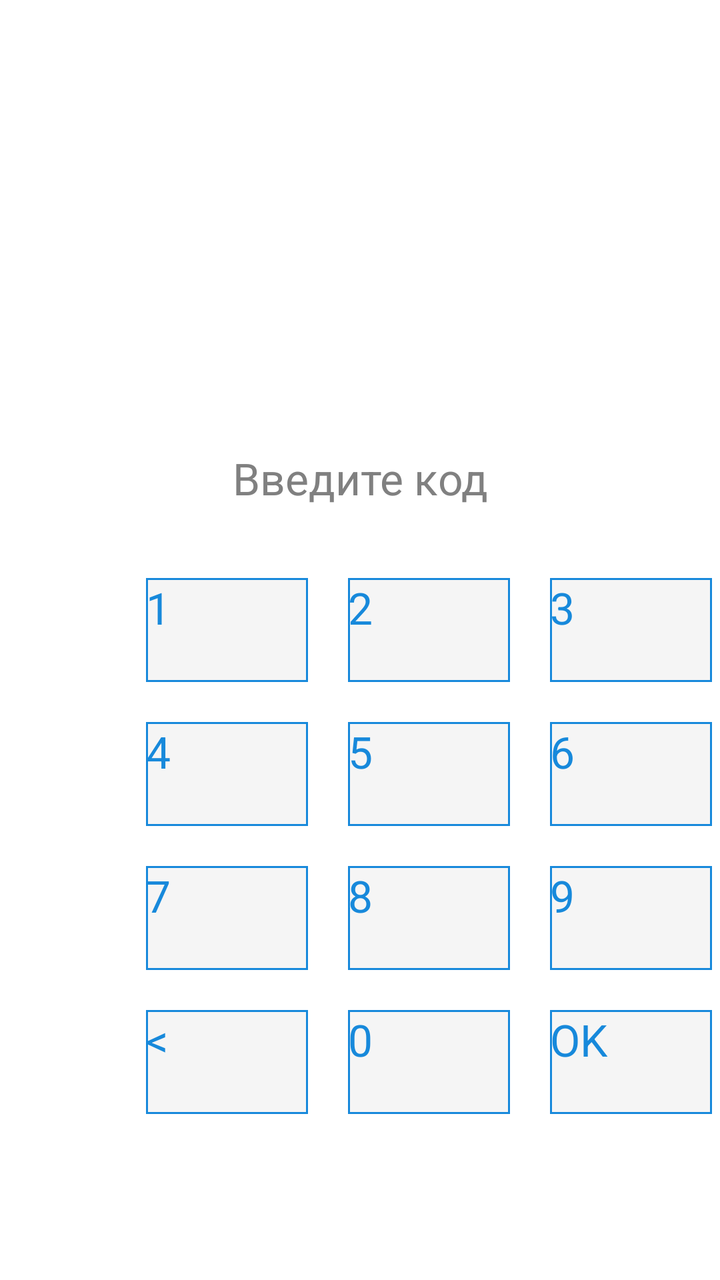
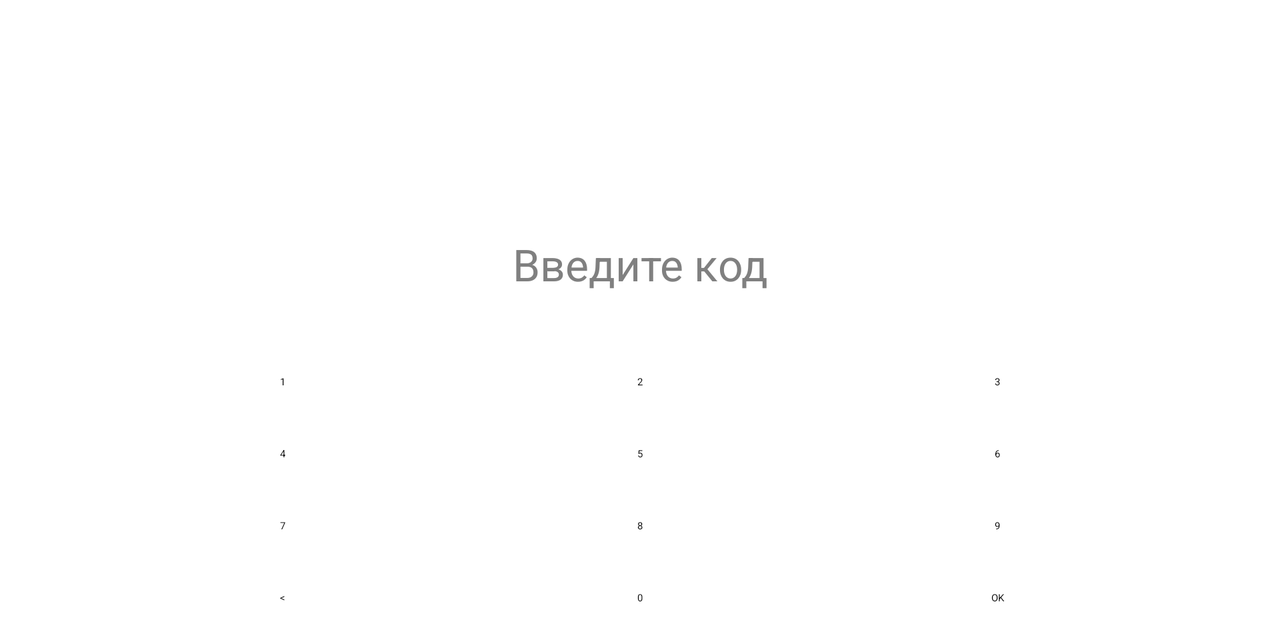

An Android layout and its configuration variant, each rendered on a device that would load it. The default file and the variant file are quoted in full after the pictures.
<!-- AndroidManifest.xml: application theme Theme.Task105 -->
<!-- res/layout/activity_main.xml -->
<?xml version="1.0" encoding="utf-8"?>
<androidx.constraintlayout.widget.ConstraintLayout xmlns:android="http://schemas.android.com/apk/res/android"
    xmlns:app="http://schemas.android.com/apk/res-auto"
    xmlns:tools="http://schemas.android.com/tools"
    android:layout_width="match_parent"
    android:layout_height="match_parent"
    tools:context=".MainActivity">

    <TextView
        android:id="@+id/edit_code_tv"
        android:layout_width="317dp"
        android:layout_height="40dp"
        android:layout_marginStart="47dp"
        android:layout_marginTop="219dp"
        android:layout_marginEnd="47dp"
        android:gravity="center_horizontal|center_vertical"
        android:lineSpacingExtra="9sp"
        android:text="@string/enter_code"
        android:textAppearance="@style/enter_style"
        app:layout_constraintEnd_toEndOf="parent"
        app:layout_constraintStart_toStartOf="parent"
        app:layout_constraintTop_toTopOf="parent" />

    <TextView
        android:id="@+id/pin_code"
        android:layout_width="317dp"
        android:layout_height="40dp"
        android:layout_marginStart="47dp"
        android:layout_marginTop="219dp"
        android:layout_marginEnd="47dp"
        android:gravity="center_horizontal|center_vertical"
        android:lineSpacingExtra="9sp"
        android:maxLength="4"
        android:textAppearance="@style/enter_style"
        app:layout_constraintEnd_toEndOf="parent"
        app:layout_constraintStart_toStartOf="parent"
        app:layout_constraintTop_toTopOf="parent" />

    <Button
        android:id="@+id/btn_1"
        style="@style/button_rectangle_style"
        android:layout_marginStart="73dp"
        android:layout_marginTop="289dp"
        android:background="@drawable/click_selector"
        android:text="@string/text_1"
        android:textColor="@drawable/button_text_color"
        app:layout_constraintStart_toStartOf="parent"
        app:layout_constraintTop_toTopOf="parent" />

    <Button
        android:id="@+id/btn_2"
        style="@style/button_rectangle_style"
        android:layout_alignParentTop="true"
        android:layout_marginStart="174dp"
        android:layout_marginTop="289dp"
        android:background="@drawable/click_selector"
        android:text="@string/text_2"
        android:textColor="@drawable/button_text_color"
        app:layout_constraintStart_toStartOf="parent"
        app:layout_constraintTop_toTopOf="parent" />

    <Button
        android:id="@+id/btn_3"
        style="@style/button_rectangle_style"
        android:layout_marginStart="275dp"
        android:layout_marginTop="289dp"
        android:background="@drawable/click_selector"
        android:text="@string/text_3"
        android:textColor="@drawable/button_text_color"
        app:layout_constraintStart_toStartOf="parent"
        app:layout_constraintTop_toTopOf="parent" />

    <Button
        android:id="@+id/btn_4"
        style="@style/button_rectangle_style"
        android:layout_marginStart="73dp"
        android:layout_marginTop="361dp"
        android:background="@drawable/click_selector"
        android:text="@string/text_4"
        android:textColor="@drawable/button_text_color"
        app:layout_constraintStart_toStartOf="parent"
        app:layout_constraintTop_toTopOf="parent" />

    <Button
        android:id="@+id/btn_5"
        style="@style/button_rectangle_style"
        android:layout_marginStart="174dp"
        android:layout_marginTop="361dp"
        android:background="@drawable/click_selector"
        android:text="@string/text_5"
        android:textColor="@drawable/button_text_color"
        app:layout_constraintStart_toStartOf="parent"
        app:layout_constraintTop_toTopOf="parent" />

    <Button
        android:id="@+id/btn_6"
        style="@style/button_rectangle_style"
        android:layout_marginStart="275dp"
        android:layout_marginTop="361dp"
        android:background="@drawable/click_selector"
        android:text="@string/text_6"
        android:textColor="@drawable/button_text_color"
        app:layout_constraintStart_toStartOf="parent"
        app:layout_constraintTop_toTopOf="parent" />

    <Button
        android:id="@+id/btn_7"
        style="@style/button_rectangle_style"
        android:layout_marginStart="73dp"
        android:layout_marginTop="433dp"
        android:background="@drawable/click_selector"
        android:text="@string/text_7"
        android:textColor="@drawable/button_text_color"
        app:layout_constraintStart_toStartOf="parent"
        app:layout_constraintTop_toTopOf="parent" />

    <Button
        android:id="@+id/btn_8"
        style="@style/button_rectangle_style"
        android:layout_marginStart="174dp"
        android:layout_marginTop="433dp"
        android:background="@drawable/click_selector"
        android:text="@string/text_8"
        android:textColor="@drawable/button_text_color"
        app:layout_constraintStart_toStartOf="parent"
        app:layout_constraintTop_toTopOf="parent" />

    <Button
        android:id="@+id/btn_9"
        style="@style/button_rectangle_style"
        android:layout_marginStart="275dp"
        android:layout_marginTop="433dp"
        android:background="@drawable/click_selector"
        android:text="@string/text_9"
        android:textColor="@drawable/button_text_color"
        app:layout_constraintStart_toStartOf="parent"
        app:layout_constraintTop_toTopOf="parent" />

    <Button
        android:id="@+id/clear_button"
        style="@style/button_rectangle_style"
        android:layout_marginStart="73dp"
        android:layout_marginTop="505dp"
        android:background="@drawable/normal_rectangle"
        android:text="@string/clear"
        android:textColor="@color/blue_white"
        app:layout_constraintStart_toStartOf="parent"
        app:layout_constraintTop_toTopOf="parent" />

    <Button
        android:id="@+id/btn_0"
        style="@style/button_rectangle_style"
        android:layout_marginStart="174dp"
        android:layout_marginTop="505dp"
        android:background="@drawable/click_selector"
        android:text="@string/text_0"
        android:textColor="@drawable/button_text_color"
        app:layout_constraintStart_toStartOf="parent"
        app:layout_constraintTop_toTopOf="parent" />

    <Button
        android:id="@+id/ok_button"
        style="@style/button_rectangle_style"
        android:layout_marginStart="275dp"
        android:layout_marginTop="505dp"
        android:background="@drawable/ok_button_state"
        android:text="@string/OK"
        android:textColor="@color/blue_white"
        app:layout_constraintStart_toStartOf="parent"
        app:layout_constraintTop_toTopOf="parent" />

</androidx.constraintlayout.widget.ConstraintLayout>
<!-- resources referenced by this layout -->
<resources>
  <color name="blue_white">#1789DB</color>
  <!-- drawable button_text_color (drawable) -->
  <?xml version="1.0" encoding="utf-8"?>
  <selector xmlns:android="http://schemas.android.com/apk/res/android">
  
      <item android:color="@color/grey_text" android:state_pressed="true" />
      <item android:color="@color/blue_white" />
  
  </selector>
  <!-- drawable click_selector (drawable) -->
  <?xml version="1.0" encoding="utf-8"?>
  <selector xmlns:android="http://schemas.android.com/apk/res/android">
  
      <item android:drawable="@drawable/rectangle_on_press" android:state_pressed="true" />
      <item android:drawable="@drawable/normal_rectangle" />
  
  </selector>
  <!-- drawable normal_rectangle (drawable) -->
  <?xml version="1.0" encoding="utf-8"?>
  <shape xmlns:android="http://schemas.android.com/apk/res/android"
      android:shape="rectangle">
  
      <size
          android:width="81dp"
          android:height="52dp" />
  
      <solid android:color="@color/white_grey_background" />
  
      <stroke
          android:width="1dp"
          android:color="@color/blue_white" />
  
  </shape>
  <!-- drawable ok_button_state (drawable) -->
  <?xml version="1.0" encoding="utf-8"?>
  <selector xmlns:android="http://schemas.android.com/apk/res/android">
  
      <item android:drawable="@drawable/ok_gradient" android:state_pressed="true" />
      <item android:drawable="@drawable/normal_rectangle" />
  
  </selector>
  <string name="OK">OK</string>
  <string name="clear">&lt;</string>
  <string name="enter_code">Введите код</string>
  <string name="text_0">0</string>
  <string name="text_1">1</string>
  <string name="text_2">2</string>
  <string name="text_3">3</string>
  <string name="text_4">4</string>
  <string name="text_5">5</string>
  <string name="text_6">6</string>
  <string name="text_7">7</string>
  <string name="text_8">8</string>
  <string name="text_9">9</string>
  <style name="button_rectangle_style">
          <item name="backgroundTint">@null</item>
          <item name="android:textSize">22sp</item>
          <item name="android:layout_width">81dp</item>
          <item name="android:layout_height">52dp</item>
          
      </style>
  <style name="enter_style">
          <item name="android:textSize">22sp</item>
          <item name="android:textColor">#808080</item>
      </style>
  <color name="grey_text">#CCD9E2</color>
  <!-- drawable rectangle_on_press (drawable) -->
  <?xml version="1.0" encoding="utf-8"?>
  <shape xmlns:android="http://schemas.android.com/apk/res/android"
      android:shape="rectangle">
  
      <size
          android:width="81dp"
          android:height="52dp" />
  
      <solid android:color="@color/red_white" />
  
      <stroke
          android:width="2dp"
          android:color="@color/blue_white" />
  
  </shape>
  <color name="white_grey_background">#F5F5F5</color>
  <!-- drawable ok_gradient (drawable) -->
  <?xml version="1.0" encoding="utf-8"?>
  <shape xmlns:android="http://schemas.android.com/apk/res/android"
      android:shape="rectangle">
  
      <size
          android:width="81dp"
          android:height="52dp" />
  
      <solid android:color="@color/white_grey_background" />
  
      <gradient
          android:angle="90"
          android:centerColor="#00FE25"
          android:centerX="0.5"
          android:centerY="0.5"
          android:endColor="#17DB5A"
          android:gradientRadius="80%"
          android:startColor="#17DB5A" />
  
  </shape>
  <color name="red_white">#E17171</color>
</resources>
<!-- res/layout-land/activity_main.xml (the repository's variant of the layout above) -->
<!-- drawn on the phone turned sideways -->
<?xml version="1.0" encoding="utf-8"?>
<ScrollView xmlns:android="http://schemas.android.com/apk/res/android"
    xmlns:app="http://schemas.android.com/apk/res-auto"
    xmlns:tools="http://schemas.android.com/tools"
    android:layout_width="match_parent"
    android:layout_height="wrap_content"
    tools:ignore="MissingConstraints">

    <androidx.constraintlayout.widget.ConstraintLayout
        android:layout_width="match_parent"
        android:layout_height="wrap_content"
        tools:context=".MainActivity">

        <TextView
            android:id="@+id/edit_code_tv"
            android:layout_width="317dp"
            android:layout_height="40dp"
            android:layout_marginStart="47dp"
            android:layout_marginTop="112dp"
            android:layout_marginEnd="47dp"
            android:gravity="center_horizontal|center_vertical"
            android:lineSpacingExtra="9sp"
            android:text="@string/enter_code"
            android:textAppearance="@style/enter_style"
            app:layout_constraintEnd_toEndOf="parent"
            app:layout_constraintStart_toStartOf="parent"
            app:layout_constraintTop_toTopOf="parent" />

        <TextView
            android:id="@+id/pin_code"
            android:layout_width="317dp"
            android:layout_height="40dp"
            android:layout_marginStart="47dp"
            android:layout_marginTop="112dp"
            android:layout_marginEnd="47dp"
            android:gravity="center_horizontal|center_vertical"
            android:lineSpacingExtra="9sp"
            android:maxLength="4"
            android:textAppearance="@style/enter_style"
            app:layout_constraintEnd_toEndOf="parent"
            app:layout_constraintStart_toStartOf="parent"
            app:layout_constraintTop_toTopOf="parent" />

        <View
            android:id="@+id/rectangle_1"
            style="@style/view_element_style"
            app:layout_constraintEnd_toStartOf="@id/rectangle_2"
            app:layout_constraintStart_toStartOf="parent"
            app:layout_constraintTop_toTopOf="@id/rectangle_2" />

        <TextView
            android:id="@+id/text_view_1"
            style="@style/text_view_dimens"
            android:layout_marginEnd="11dp"
            android:text="@string/text_1"
            android:textAppearance="@style/text_style"
            app:layout_constraintEnd_toStartOf="@id/text_view_2"
            app:layout_constraintStart_toStartOf="parent"
            app:layout_constraintTop_toTopOf="@id/text_view_2" />

        <View
            android:id="@+id/rectangle_2"
            style="@style/view_element_style"
            android:layout_marginTop="16dp"
            app:layout_constraintEnd_toEndOf="parent"
            app:layout_constraintStart_toStartOf="parent"
            app:layout_constraintTop_toBottomOf="@id/edit_code_tv" />

        <TextView
            android:id="@+id/text_view_2"
            style="@style/text_view_dimens"
            android:layout_marginTop="26dp"
            android:text="@string/text_2"
            android:textAppearance="@style/text_style"
            app:layout_constraintEnd_toEndOf="parent"
            app:layout_constraintStart_toStartOf="parent"
            app:layout_constraintTop_toBottomOf="@id/edit_code_tv" />

        <View
            android:id="@+id/rectangle_3"
            style="@style/view_element_style"
            app:layout_constraintEnd_toEndOf="parent"
            app:layout_constraintStart_toEndOf="@id/rectangle_2"
            app:layout_constraintTop_toTopOf="@id/rectangle_2" />

        <TextView
            android:id="@+id/text_view_3"
            style="@style/text_view_dimens"
            android:layout_marginStart="11dp"
            android:text="@string/text_3"
            android:textAppearance="@style/text_style"
            app:layout_constraintEnd_toEndOf="parent"
            app:layout_constraintStart_toEndOf="@id/text_view_2"
            app:layout_constraintTop_toTopOf="@id/text_view_2" />

        <View
            android:id="@+id/rectangle_4"
            style="@style/view_element_style"
            app:layout_constraintEnd_toStartOf="@id/rectangle_5"
            app:layout_constraintStart_toStartOf="parent"
            app:layout_constraintTop_toTopOf="@id/rectangle_5" />

        <TextView
            android:id="@+id/text_view_4"
            style="@style/text_view_dimens"
            android:layout_marginEnd="11dp"
            android:text="@string/text_4"
            android:textAppearance="@style/text_style"
            app:layout_constraintEnd_toStartOf="@id/text_view_5"
            app:layout_constraintStart_toStartOf="parent"
            app:layout_constraintTop_toTopOf="@id/text_view_5" />

        <View
            android:id="@+id/rectangle_5"
            style="@style/view_element_style"
            android:layout_marginTop="36dp"
            app:layout_constraintEnd_toEndOf="parent"
            app:layout_constraintStart_toStartOf="parent"
            app:layout_constraintTop_toBottomOf="@id/rectangle_2" />

        <TextView
            android:id="@+id/text_view_5"
            style="@style/text_view_dimens"
            android:layout_marginTop="46dp"
            android:text="@string/text_5"
            android:textAppearance="@style/text_style"
            app:layout_constraintEnd_toEndOf="parent"
            app:layout_constraintStart_toStartOf="parent"
            app:layout_constraintTop_toBottomOf="@id/rectangle_2" />

        <View
            android:id="@+id/rectangle_6"
            style="@style/view_element_style"
            app:layout_constraintEnd_toEndOf="parent"
            app:layout_constraintStart_toEndOf="@id/rectangle_5"
            app:layout_constraintTop_toTopOf="@id/rectangle_5" />

        <TextView
            android:id="@+id/text_view_6"
            style="@style/text_view_dimens"
            android:layout_marginStart="11dp"
            android:text="@string/text_6"
            android:textAppearance="@style/text_style"
            app:layout_constraintEnd_toEndOf="parent"
            app:layout_constraintStart_toEndOf="@id/text_view_5"
            app:layout_constraintTop_toTopOf="@id/text_view_5" />

        <View
            android:id="@+id/rectangle_7"
            style="@style/view_element_style"
            app:layout_constraintEnd_toStartOf="@id/rectangle_8"
            app:layout_constraintStart_toStartOf="parent"
            app:layout_constraintTop_toTopOf="@id/rectangle_8" />

        <TextView
            android:id="@+id/text_view_7"
            style="@style/text_view_dimens"
            android:layout_marginEnd="11dp"
            android:text="@string/text_7"
            android:textAppearance="@style/text_style"
            app:layout_constraintEnd_toStartOf="@id/text_view_8"
            app:layout_constraintStart_toStartOf="parent"
            app:layout_constraintTop_toTopOf="@id/text_view_8" />

        <View
            android:id="@+id/rectangle_8"
            style="@style/view_element_style"
            android:layout_marginTop="36dp"
            app:layout_constraintEnd_toEndOf="parent"
            app:layout_constraintStart_toStartOf="parent"
            app:layout_constraintTop_toBottomOf="@id/rectangle_5" />

        <TextView
            android:id="@+id/text_view_8"
            style="@style/text_view_dimens"
            android:layout_marginTop="46dp"
            android:text="@string/text_8"
            android:textAppearance="@style/text_style"
            app:layout_constraintEnd_toEndOf="parent"
            app:layout_constraintStart_toStartOf="parent"
            app:layout_constraintTop_toBottomOf="@id/rectangle_5" />

        <View
            android:id="@+id/rectangle_9"
            style="@style/view_element_style"
            app:layout_constraintEnd_toEndOf="parent"
            app:layout_constraintStart_toEndOf="@id/rectangle_8"
            app:layout_constraintTop_toTopOf="@id/rectangle_8" />

        <TextView
            android:id="@+id/text_view_9"
            style="@style/text_view_dimens"
            android:layout_marginStart="11dp"
            android:text="@string/text_9"
            android:textAppearance="@style/text_style"
            app:layout_constraintEnd_toEndOf="parent"
            app:layout_constraintStart_toEndOf="@id/text_view_8"
            app:layout_constraintTop_toTopOf="@id/text_view_8" />

        <View
            android:id="@+id/rectangle_10"
            style="@style/view_element_style"
            app:layout_constraintEnd_toStartOf="@id/rectangle_11"
            app:layout_constraintStart_toStartOf="parent"
            app:layout_constraintTop_toTopOf="@id/rectangle_11" />

        <TextView
            android:id="@+id/text_view_clear"
            style="@style/text_view_dimens"
            android:layout_marginEnd="11dp"
            android:text="@string/clear"
            android:textAppearance="@style/text_style"
            app:layout_constraintEnd_toStartOf="@id/text_view_0"
            app:layout_constraintStart_toStartOf="parent"
            app:layout_constraintTop_toTopOf="@id/text_view_0" />

        <View
            android:id="@+id/rectangle_11"
            style="@style/view_element_style"
            android:layout_marginTop="36dp"
            app:layout_constraintEnd_toEndOf="parent"
            app:layout_constraintStart_toStartOf="parent"
            app:layout_constraintTop_toBottomOf="@id/rectangle_8" />

        <TextView
            android:id="@+id/text_view_0"
            style="@style/text_view_dimens"
            android:layout_marginTop="46dp"
            android:text="@string/text_0"
            android:textAppearance="@style/text_style"
            app:layout_constraintEnd_toEndOf="parent"
            app:layout_constraintStart_toStartOf="parent"
            app:layout_constraintTop_toBottomOf="@id/rectangle_8" />

        <View
            android:id="@+id/rectangle_12"
            style="@style/view_element_style"
            app:layout_constraintEnd_toEndOf="parent"
            app:layout_constraintStart_toEndOf="@id/rectangle_11"
            app:layout_constraintTop_toTopOf="@id/rectangle_11" />

        <TextView
            android:id="@+id/text_view_ok"
            style="@style/text_view_dimens"
            android:layout_marginStart="11dp"
            android:text="@string/OK"
            android:textAppearance="@style/text_style"
            app:layout_constraintEnd_toEndOf="parent"
            app:layout_constraintStart_toEndOf="@id/text_view_0"
            app:layout_constraintTop_toTopOf="@id/text_view_0" />

    </androidx.constraintlayout.widget.ConstraintLayout>
</ScrollView>
<!-- resources referenced by the variant -->
<!-- as the phone turned sideways resolves them -->
<resources>
  <string name="OK">OK</string>
  <string name="clear">&lt;</string>
  <string name="enter_code">Введите код</string>
  <string name="text_0">0</string>
  <string name="text_1">1</string>
  <string name="text_2">2</string>
  <string name="text_3">3</string>
  <string name="text_4">4</string>
  <string name="text_5">5</string>
  <string name="text_6">6</string>
  <string name="text_7">7</string>
  <string name="text_8">8</string>
  <string name="text_9">9</string>
  <style name="enter_style">
          <item name="android:textSize">22sp</item>
          <item name="android:textColor">#808080</item>
      </style>
  <style name="text_view_dimens">
          <item name="android:layout_width">52.24dp</item>
          <item name="android:layout_height">26dp</item>
          <item name="android:lineSpacingExtra">-1sp</item>
          <item name="android:gravity">center_horizontal|center_vertical</item>
      </style>
</resources>
